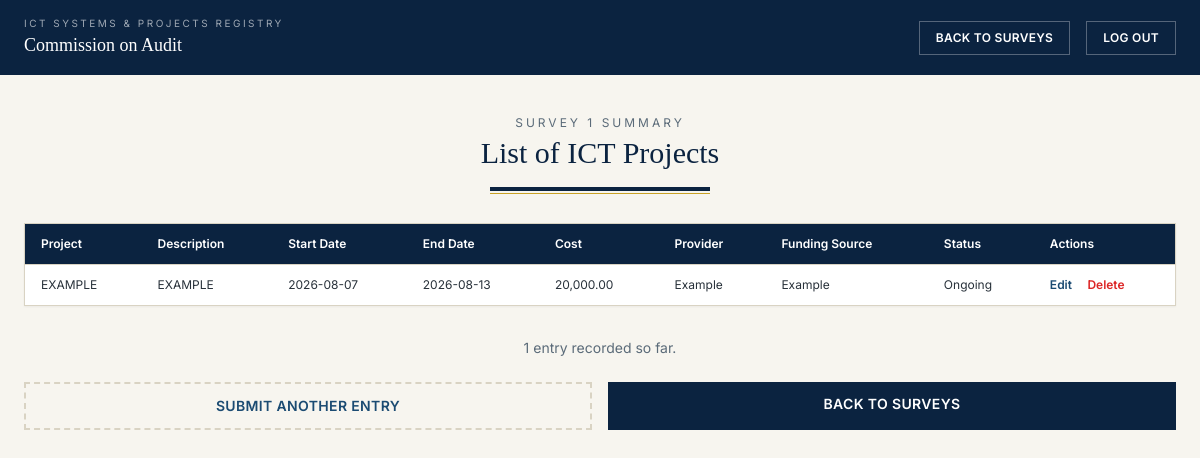
/ict-projects-summary.php (signed in), run on the app's committed database.
### tables this page shows
CREATE TABLE `users` (
  `id` int unsigned NOT NULL AUTO_INCREMENT,
  `agency_name` varchar(191) NOT NULL,
  `last_name` varchar(100) NOT NULL,
  `first_name` varchar(100) NOT NULL,
  `middle_initial` varchar(5) DEFAULT NULL,
  `position_designation` varchar(150) NOT NULL,
  `telephone_number` varchar(20) NOT NULL,
  `email` varchar(191) NOT NULL,
  `password_hash` varchar(255) NOT NULL,
  `created_at` timestamp NOT NULL DEFAULT CURRENT_TIMESTAMP,
  `updated_at` timestamp NOT NULL DEFAULT CURRENT_TIMESTAMP ON UPDATE CURRENT_TIMESTAMP,
  `survey_stage` enum('choose','first','second','review','submitted') NOT NULL DEFAULT 'choose',
  `first_survey_type` enum('systems','projects') DEFAULT NULL,
  `submitted_at` timestamp NULL DEFAULT NULL,
  `app_systems_done` tinyint(1) NOT NULL DEFAULT '0',
  `ict_projects_done` tinyint(1) NOT NULL DEFAULT '0',
  `is_admin` tinyint(1) NOT NULL DEFAULT '0',
  `is_disabled` tinyint(1) NOT NULL DEFAULT '0',
  `current_batch` int unsigned NOT NULL DEFAULT '1',
  PRIMARY KEY (`id`),
  UNIQUE KEY `uq_users_email` (`email`)
);

CREATE TABLE `ict_projects` (
  `id` int unsigned NOT NULL AUTO_INCREMENT,
  `user_id` int unsigned NOT NULL,
  `project_name` varchar(191) NOT NULL,
  `description` varchar(255) NOT NULL,
  `start_date` date DEFAULT NULL,
  `end_date` date DEFAULT NULL,
  `project_contract_cost` decimal(15,2) DEFAULT NULL,
  `third_party_provider` varchar(191) DEFAULT NULL,
  `funding_source` varchar(191) DEFAULT NULL,
  `status` enum('Ongoing','Completed') NOT NULL,
  `created_at` timestamp NOT NULL DEFAULT CURRENT_TIMESTAMP,
  `updated_at` timestamp NOT NULL DEFAULT CURRENT_TIMESTAMP ON UPDATE CURRENT_TIMESTAMP,
  `batch` int unsigned NOT NULL DEFAULT '1',
  PRIMARY KEY (`id`),
  KEY `fk_ictproj_user` (`user_id`),
  CONSTRAINT `fk_ictproj_user` FOREIGN KEY (`user_id`) REFERENCES `users` (`id`) ON DELETE CASCADE
);

### includes/survey_flow.php (called while the page is built, shortened)
<?php
function get_user_flow(PDO $pdo, int $userId): array
{
    $stmt = $pdo->prepare('SELECT survey_stage, first_survey_type FROM users WHERE id = :id LIMIT 1');
    $stmt->execute(['id' => $userId]);
    $row = $stmt->fetch();
    $stage = $row['survey_stage'] ?: 'choose';
    $normalizedStage = normalize_survey_stage($stage, $row['first_survey_type']);
    return ['stage' => $normalizedStage, 'first_survey_type' => $row['first_survey_type']];
}
function normalize_survey_stage(string $stage, ?string $first): string
{
    return $stage;
}
function get_survey_stage(PDO $pdo, int $userId): string
{
    return get_user_flow($pdo, $userId)['stage'];
}
function require_summary_access(PDO $pdo, int $userId, string $pageType): void
{
    $flow = get_user_flow($pdo, $userId);
    $stage = $flow['stage'];
    if ($stage === 'submitted' || $stage === 'review' || $stage === $pageType) {
        return;
    }
    exit;
}
function get_current_batch(PDO $pdo, int $userId): int
{
    $stmt = $pdo->prepare('SELECT current_batch FROM users WHERE id = :id LIMIT 1');
    $stmt->execute(['id' => $userId]);
    $row = $stmt->fetch();
    return $row ? (int) $row['current_batch'] : 1;
}
function get_active_batch(PDO $pdo, int $userId): int
{
    $stage = get_survey_stage($pdo, $userId);
    $currentBatch = get_current_batch($pdo, $userId);
    return $stage === 'submitted' ? max(1, $currentBatch - 1) : $currentBatch;
}
function get_survey_progress(PDO $pdo, int $userId): array
{
    $flow = get_user_flow($pdo, $userId);
    $stage = $flow['stage'];
    $first = $flow['first_survey_type'];
    $batch = get_active_batch($pdo, $userId);
    $appStmt = $pdo->prepare('SELECT COUNT(*) AS total FROM application_systems WHERE user_id = :id AND batch = :batch');
    $appStmt->execute(['id' => $userId, 'batch' => $batch]);
    $appCount = (int) $appStmt->fetch()['total'];
    $ictStmt = $pdo->prepare('SELECT COUNT(*) AS total FROM ict_projects WHERE user_id = :id AND batch = :batch');
    $ictStmt->execute(['id' => $userId, 'batch' => $batch]);
    $ictCount = (int) $ictStmt->fetch()['total'];
    $appDone = false;
    $ictDone = false;
    if ($first !== null) {
        if ($first === 'systems') {
            $appDone = in_array($stage, ['projects', 'review', 'submitted'], true);
            $ictDone = in_array($stage, ['review', 'submitted'], true);
        } else {
            $ictDone = in_array($stage, ['systems', 'review', 'submitted'], true);
            $appDone = in_array($stage, ['review', 'submitted'], true);
        }
    }
    return [
        'stage' => $stage,
        'first_survey_type' => $first,
        'app_count' => $appCount,
        'ict_count' => $ictCount,
        'app_done' => $appDone,
        'ict_done' => $ictDone,
        'both_done' => $appDone && $ictDone,
    ];
}

### ict-projects-summary.php (the view, shortened to what this page needs)
<?php
require_once __DIR__ . '/config/database.php';
require_once __DIR__ . '/includes/survey_flow.php';
$pdo = getDbConnection();
require_summary_access($pdo, $_SESSION['user_id'], 'projects');
$pageType = 'projects';
$flow = get_user_flow($pdo, $_SESSION['user_id']);
$stage = $flow['stage'];
$isSubmitted = $stage === 'submitted';
$stmt = $pdo->prepare('SELECT agency_name FROM users WHERE id = :id LIMIT 1');
$stmt->execute(['id' => $_SESSION['user_id']]);
$user = $stmt->fetch();
$currentBatch = get_active_batch($pdo, $_SESSION['user_id']);
$entriesStmt = $pdo->prepare('SELECT * FROM ict_projects WHERE user_id = :id AND batch = :batch ORDER BY id ASC');
$entriesStmt->execute(['id' => $_SESSION['user_id'], 'batch' => $currentBatch]);
$entries = $entriesStmt->fetchAll();
$progress = get_survey_progress($pdo, $_SESSION['user_id']);
$isFirstSurvey = $pageType === $progress['first_survey_type'];
$surveyLabel = $isFirstSurvey ? 'Survey 1' : 'Survey 2';
?>
<!DOCTYPE html>
<html lang="en">
<head>
<script src="https://cdn.tailwindcss.com"></script>
<link rel="stylesheet" href="assets/css/style.css">
</head>
<body class="bg-ledger-paper font-body text-ledger-ink min-h-screen">
<header class="bg-ledger-navy text-white">
  <div class="max-w-7xl mx-auto px-6 py-4 flex items-center justify-between">
    <div>
      <p class="text-[10px] tracking-[0.25em] uppercase text-white/60">ICT Systems &amp; Projects Registry</p>
      <p class="font-display text-lg"><?= htmlspecialchars($user['agency_name'], ENT_QUOTES, 'UTF-8') ?></p>
    </div>
    <div class="flex items-center gap-4">
      <?php if ($isSubmitted): ?>
      <a href="survey.php" class="text-xs font-semibold tracking-wide border border-white/30 px-4 py-2 hover:bg-white/10 transition-colors">
        BACK TO SURVEYS
      </a>
      <?php endif; ?>
      <a href="logout.php" class="text-xs font-semibold tracking-wide border border-white/30 px-4 py-2 hover:bg-white/10 transition-colors">LOG OUT</a>
    </div>
  </div>
</header>
<div class="max-w-7xl mx-auto px-6 py-10">
  <div class="text-center mb-8">
    <p class="text-xs tracking-[0.25em] uppercase text-ledger-muted mb-1"><?= htmlspecialchars($surveyLabel, ENT_QUOTES, 'UTF-8') ?> Summary</p>
    <h1 class="font-display text-2xl md:text-3xl text-ledger-navy">List of ICT Projects</h1>
    <div class="ledger-rule mt-4 mx-auto" style="max-width: 220px;"></div>
  </div>
  <div class="bg-white border border-ledger-line shadow-sm overflow-x-auto mb-8">
    <table class="w-full text-xs">
      <thead>
        <tr class="bg-ledger-navy text-white text-left">
          <th class="px-4 py-3 font-semibold">Project</th>
          <th class="px-4 py-3 font-semibold">Description</th>
          <th class="px-4 py-3 font-semibold">Start Date</th>
          <th class="px-4 py-3 font-semibold">End Date</th>
          <th class="px-4 py-3 font-semibold">Cost</th>
          <th class="px-4 py-3 font-semibold">Provider</th>
          <th class="px-4 py-3 font-semibold">Funding Source</th>
          <th class="px-4 py-3 font-semibold">Status</th>
          <th class="px-4 py-3 font-semibold">Actions</th>
        </tr>
      </thead>
      <tbody>
        <?php foreach ($entries as $entry): ?>
        <tr class="border-t border-ledger-line">
          <td class="px-4 py-3"><?= htmlspecialchars($entry['project_name'], ENT_QUOTES, 'UTF-8') ?></td>
          <td class="px-4 py-3"><?= htmlspecialchars($entry['description'], ENT_QUOTES, 'UTF-8') ?></td>
          <td class="px-4 py-3"><?= $entry['start_date'] ? htmlspecialchars($entry['start_date'], ENT_QUOTES, 'UTF-8') : '—' ?></td>
          <td class="px-4 py-3"><?= $entry['end_date'] ? htmlspecialchars($entry['end_date'], ENT_QUOTES, 'UTF-8') : '—' ?></td>
          <td class="px-4 py-3"><?= $entry['project_contract_cost'] !== null ? number_format((float) $entry['project_contract_cost'], 2) : '—' ?></td>
          <td class="px-4 py-3"><?= htmlspecialchars($entry['third_party_provider'] ?? '—', ENT_QUOTES, 'UTF-8') ?></td>
          <td class="px-4 py-3"><?= htmlspecialchars($entry['funding_source'] ?? '—', ENT_QUOTES, 'UTF-8') ?></td>
          <td class="px-4 py-3"><?= htmlspecialchars($entry['status'], ENT_QUOTES, 'UTF-8') ?></td>
          <td class="px-4 py-3 whitespace-nowrap">
            <a href="edit-ict-project.php?id=<?= (int) $entry['id'] ?>" class="text-ledger-steel font-semibold hover:text-ledger-navy hover:underline">Edit</a>
            <button type="button" class="delete-entry-btn text-red-600 font-semibold hover:underline ml-3"
                    data-id="<?= (int) $entry['id'] ?>"
                    data-name="<?= htmlspecialchars($entry['project_name'], ENT_QUOTES, 'UTF-8') ?>">
              Delete
            </button>
          </td>
        </tr>
        <?php endforeach; ?>
      </tbody>
    </table>
  </div>
  <p class="text-center text-sm text-ledger-muted mb-6"><?= count($entries) ?> entr<?= count($entries) === 1 ? 'y' : 'ies' ?> recorded so far.</p>
  <div class="grid grid-cols-1 sm:grid-cols-2 gap-4">
    <a href="ict-projects.php" class="text-center border-2 border-dashed border-ledger-line text-ledger-steel text-sm font-semibold tracking-wide py-3 hover:border-ledger-steel hover:bg-white transition-colors">
      SUBMIT ANOTHER ENTRY
    </a>
    <?php if ($isSubmitted): ?>
    <a href="survey.php" class="text-center w-full bg-ledger-navy text-white text-sm font-semibold tracking-wide py-3 hover:bg-ledger-steel transition-colors">
      BACK TO SURVEYS
    </a>
    <?php endif; ?>
  </div>
</div>
</body>
</html>

### assets/css/style.css (style rules this page uses)
body { font-family: 'Inter', system-ui, sans-serif; }
.ledger-rule { height: 4px; background: linear-gradient(to right, #0B2340 0%, #0B2340 100%); position: relative; }
.ledger-rule::after { content: ''; position: absolute; top: 6px; left: 0; right: 0; height: 1px; background: #C9A227; }

### data on the page
users: agency_name "Commission on Audit"
ict_projects: project_name "EXAMPLE", description "EXAMPLE", start_date "2026-08-07", end_date "2026-08-13", project_contract_cost "20,000.00", third_party_provider "Example", funding_source "Example", status "Ongoing"

### other printed values
$surveyLabel "SURVEY 1"
count($entries) "1"
